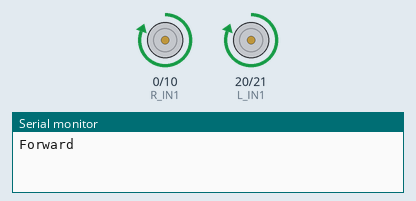
Bench run of a sketch on a simulated ESP32-S3. On the bench: motor-driver pin pairs drawn as motors (green arrow = first pin HIGH = forward, orange = second pin HIGH = backward, longer = more drive), the last lines printed to the serial monitor.

Above: at 1.5 s.
At 3.0 s:
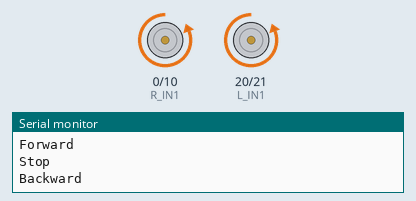
At 4.3 s:
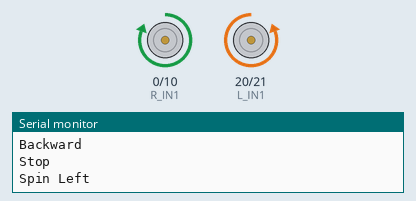
At 5.1 s:
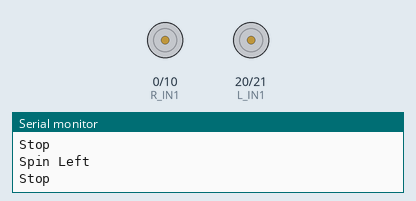
Timing chart, 0 to 7.0 s (numbered marks = the images above):
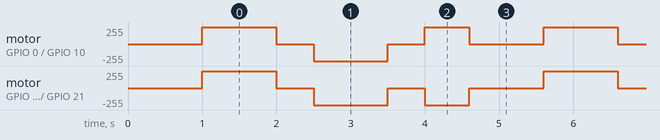

Measured:
- by itself, motor on GPIO 0 (R_IN1) / GPIO 10 (R_IN2): repeats every 4.6 s: stopped 0.50 s, backward 255/255 1.0 s, stopped 0.50 s, forward 255/255 0.60 s, stopped 1.0 s, forward 255/255 1.0 s
- by itself, motor on GPIO 20 (L_IN1) / GPIO 21 (L_IN2): repeats every 4.6 s: stopped 0.50 s, backward 255/255 1.0 s, stopped 0.50 s, backward 255/255 0.60 s, stopped 1.0 s, forward 255/255 1.0 s

The sketch:

e4_hbridge.ino
```cpp
// e4_hbridge - Dual motor control demo
// Left:  IN1=20, IN2=21 | Right: IN1=0, IN2=10
#define L_IN1 20
#define L_IN2 21
#define R_IN1 0
#define R_IN2 10

// Motor PWM config
#define MOTOR_FREQ 100   // Hz
#define MOTOR_RES  10    // 10-bit: duty range 0-1023
#define MOTOR_MAX  1023  // full speed

void setup() {
  Serial.begin(115200);
  ledcAttach(L_IN1, MOTOR_FREQ, MOTOR_RES); ledcAttach(L_IN2, MOTOR_FREQ, MOTOR_RES);
  ledcAttach(R_IN1, MOTOR_FREQ, MOTOR_RES); ledcAttach(R_IN2, MOTOR_FREQ, MOTOR_RES);

  // Stop
  ledcWrite(L_IN1, 0); ledcWrite(L_IN2, 0);
  ledcWrite(R_IN1, 0); ledcWrite(R_IN2, 0);
  delay(1000);
}

void loop() {
  // Forward
  Serial.println("Forward");
  ledcWrite(L_IN1, MOTOR_MAX); ledcWrite(L_IN2, 0);
  ledcWrite(R_IN1, MOTOR_MAX); ledcWrite(R_IN2, 0);
  delay(1000);

  // Stop
  Serial.println("Stop");
  ledcWrite(L_IN1, 0); ledcWrite(L_IN2, 0);
  ledcWrite(R_IN1, 0); ledcWrite(R_IN2, 0);
  delay(500);

  // Backward
  Serial.println("Backward");
  ledcWrite(L_IN1, 0); ledcWrite(L_IN2, MOTOR_MAX);
  ledcWrite(R_IN1, 0); ledcWrite(R_IN2, MOTOR_MAX);
  delay(1000);

  // Stop
  Serial.println("Stop");
  ledcWrite(L_IN1, 0); ledcWrite(L_IN2, 0);
  ledcWrite(R_IN1, 0); ledcWrite(R_IN2, 0);
  delay(500);

  // Spin left (left backward, right forward)
  Serial.println("Spin Left");
  ledcWrite(L_IN1, 0);        ledcWrite(L_IN2, MOTOR_MAX);
  ledcWrite(R_IN1, MOTOR_MAX); ledcWrite(R_IN2, 0);
  delay(600);

  // Stop
  Serial.println("Stop");
  ledcWrite(L_IN1, 0); ledcWrite(L_IN2, 0);
  ledcWrite(R_IN1, 0); ledcWrite(R_IN2, 0);
  delay(1000);
}
```
